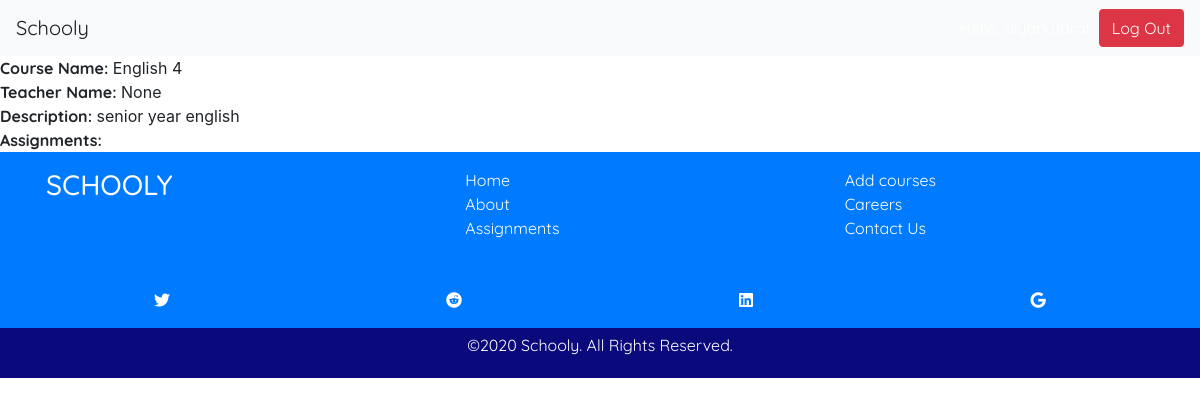
The page /courses/1/ (signed in) on the database as committed earlier.
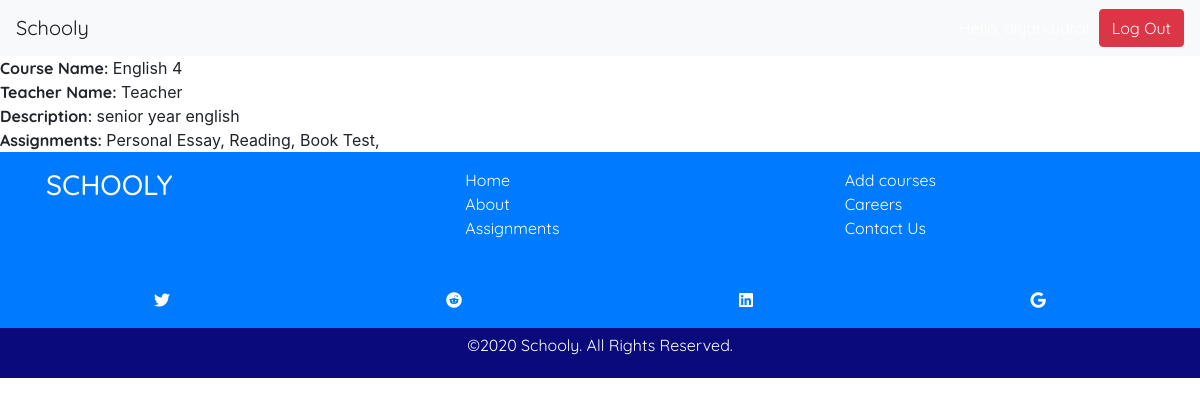
The same page on the database as committed later.
### classes/models.py (models this page shows, shortened)
class Course(models.Model):
    course_name = models.CharField(max_length=150)
    course_teacher = models.CharField(max_length=150, null=True)
    description = models.CharField(max_length=250)
    assigments = models.ManyToManyField(Assignment, blank=True, null=True, related_name="course_assignments")

class Assignment(models.Model):
    name = models.CharField(max_length=50)
    description = models.CharField(max_length=250)
    course = models.ForeignKey('Course', on_delete=models.CASCADE, blank=True, null=True)
    assignment_type = models.CharField(max_length=30, choices=ASSIGNMENT_TYPES, blank=True)
    total_points = models.PositiveIntegerField(blank=True, null=True, default=0)
    assigned_date = models.DateField(blank=True, null=True)
    due_date = models.DateField(blank=True, null=True)

### classes/views.py (the view)
# urls.py: path('courses/<int:pk>/', views.CourseDetailView.as_view(), name='course-detail-page'),
@method_decorator([login_required], name='dispatch')
class CourseDetailView(View):
    def get(self, request, *args, **kwargs):
        course = get_object_or_404(Course, pk=kwargs['pk'])
        specific_assignments = Assignment.objects.filter(course=course)
        context = {'course': course, 'specific_assignments': specific_assignments}
        return render(request, 'course_detail.html', context)

### classes/templates/course_detail.html
{% extends 'base.html' %}
{% block content %}
<b>Course Name:</b> {{ course.course_name }}<br>
<b>Teacher Name: </b> {{ course.course_teacher }}<br>
<b>Description:</b> {{ course.description }}<br>
<b>Assignments: </b>
{% for specific_assignment in specific_assignments %}
{{ specific_assignment.name }},
{% endfor %}
{% endblock %}

Rows that differ between the two databases and show on the page:
changed Course "English 4": course_teacher "None" → "Teacher"
added Assignment: name "Personal Essay"
added Assignment: name "Reading"
added Assignment: name "Book Test"
